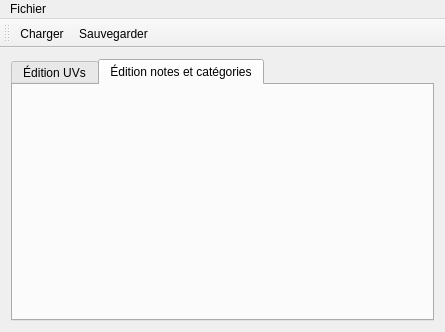
<?xml version="1.0" encoding="UTF-8"?>
<ui version="4.0">
 <class>MainWindow</class>
 <widget class="QMainWindow" name="MainWindow">
  <property name="geometry">
   <rect>
    <x>0</x>
    <y>0</y>
    <width>445</width>
    <height>332</height>
   </rect>
  </property>
  <property name="sizePolicy">
   <sizepolicy hsizetype="Preferred" vsizetype="Preferred">
    <horstretch>0</horstretch>
    <verstretch>0</verstretch>
   </sizepolicy>
  </property>
  <property name="windowTitle">
   <string>UTProfiler</string>
  </property>
  <property name="unifiedTitleAndToolBarOnMac">
   <bool>true</bool>
  </property>
  <widget class="QWidget" name="centralWidget">
   <layout class="QVBoxLayout" name="verticalLayout">
    <item>
     <widget class="QTabWidget" name="tabWidget">
      <property name="currentIndex">
       <number>1</number>
      </property>
      <widget class="UvDisplayWidget" name="uvDisplay">
       <attribute name="title">
        <string>Édition UVs</string>
       </attribute>
      </widget>
      <widget class="QWidget" name="splitWidget">
       <property name="maximumSize">
        <size>
         <width>16777215</width>
         <height>16777215</height>
        </size>
       </property>
       <attribute name="title">
        <string>Édition notes et catégories</string>
       </attribute>
       <layout class="QHBoxLayout" name="horizontalLayout_3">
        <item>
         <widget class="NoteDisplayWidget" name="noteDisplay" native="true"/>
        </item>
        <item>
         <widget class="CategorieDisplayWidget" name="categorieDisplay" native="true"/>
        </item>
       </layout>
      </widget>
     </widget>
    </item>
   </layout>
  </widget>
  <widget class="QMenuBar" name="menuBar">
   <property name="geometry">
    <rect>
     <x>0</x>
     <y>0</y>
     <width>445</width>
     <height>23</height>
    </rect>
   </property>
   <widget class="QMenu" name="menuFichier">
    <property name="title">
     <string>Fichier</string>
    </property>
    <addaction name="actionCharger_un_dossier"/>
    <addaction name="actionSauvegarder_le_dossier"/>
    <addaction name="separator"/>
    <addaction name="actionQuitter"/>
   </widget>
   <addaction name="menuFichier"/>
  </widget>
  <widget class="QToolBar" name="toolBar">
   <property name="windowTitle">
    <string>toolBar</string>
   </property>
   <attribute name="toolBarArea">
    <enum>TopToolBarArea</enum>
   </attribute>
   <attribute name="toolBarBreak">
    <bool>false</bool>
   </attribute>
   <addaction name="actionCharger"/>
   <addaction name="actionSauvegarder"/>
  </widget>
  <action name="actionCharger_un_dossier">
   <property name="icon">
    <iconset resource="../icons.qrc">
     <normaloff>:/new/icons/load.png</normaloff>:/new/icons/load.png</iconset>
   </property>
   <property name="text">
    <string>Charger une sauvegarde</string>
   </property>
  </action>
  <action name="actionSauvegarder_le_dossier">
   <property name="icon">
    <iconset resource="../icons.qrc">
     <normaloff>:/new/icons/save.png</normaloff>:/new/icons/save.png</iconset>
   </property>
   <property name="text">
    <string>Sauvegarder  les données</string>
   </property>
  </action>
  <action name="actionQuitter">
   <property name="icon">
    <iconset resource="../icons.qrc">
     <normaloff>:/new/icons/close.png</normaloff>:/new/icons/close.png</iconset>
   </property>
   <property name="text">
    <string>Quitter</string>
   </property>
  </action>
  <action name="actionSauvegarder">
   <property name="icon">
    <iconset resource="../icons.qrc">
     <normaloff>:/new/icons/save.png</normaloff>:/new/icons/save.png</iconset>
   </property>
   <property name="text">
    <string>Sauvegarder</string>
   </property>
   <property name="toolTip">
    <string>Sauvegarder</string>
   </property>
  </action>
  <action name="actionCharger">
   <property name="icon">
    <iconset resource="../icons.qrc">
     <normaloff>:/new/icons/load.png</normaloff>:/new/icons/load.png</iconset>
   </property>
   <property name="text">
    <string>Charger</string>
   </property>
   <property name="toolTip">
    <string>Charger</string>
   </property>
  </action>
 </widget>
 <layoutdefault spacing="6" margin="11"/>
 <customwidgets>
  <customwidget>
   <class>UvDisplayWidget</class>
   <extends>QWidget</extends>
   <header>qt/uvdisplaywidget.h</header>
   <container>1</container>
  </customwidget>
  <customwidget>
   <class>NoteDisplayWidget</class>
   <extends>QWidget</extends>
   <header>qt/notedisplaywidget.h</header>
   <container>1</container>
  </customwidget>
  <customwidget>
   <class>CategorieDisplayWidget</class>
   <extends>QWidget</extends>
   <header>qt/categoriedisplaywidget.h</header>
   <container>1</container>
  </customwidget>
 </customwidgets>
 <resources>
  <include location="../icons.qrc"/>
 </resources>
 <connections>
  <connection>
   <sender>actionQuitter</sender>
   <signal>triggered()</signal>
   <receiver>MainWindow</receiver>
   <slot>close()</slot>
   <hints>
    <hint type="sourcelabel">
     <x>-1</x>
     <y>-1</y>
    </hint>
    <hint type="destinationlabel">
     <x>222</x>
     <y>165</y>
    </hint>
   </hints>
  </connection>
  <connection>
   <sender>actionCharger_un_dossier</sender>
   <signal>triggered()</signal>
   <receiver>MainWindow</receiver>
   <slot>loadFile()</slot>
   <hints>
    <hint type="sourcelabel">
     <x>-1</x>
     <y>-1</y>
    </hint>
    <hint type="destinationlabel">
     <x>222</x>
     <y>165</y>
    </hint>
   </hints>
  </connection>
  <connection>
   <sender>actionSauvegarder_le_dossier</sender>
   <signal>triggered()</signal>
   <receiver>MainWindow</receiver>
   <slot>saveFile()</slot>
   <hints>
    <hint type="sourcelabel">
     <x>-1</x>
     <y>-1</y>
    </hint>
    <hint type="destinationlabel">
     <x>222</x>
     <y>165</y>
    </hint>
   </hints>
  </connection>
  <connection>
   <sender>actionSauvegarder</sender>
   <signal>triggered()</signal>
   <receiver>MainWindow</receiver>
   <slot>saveFile()</slot>
   <hints>
    <hint type="sourcelabel">
     <x>-1</x>
     <y>-1</y>
    </hint>
    <hint type="destinationlabel">
     <x>222</x>
     <y>165</y>
    </hint>
   </hints>
  </connection>
  <connection>
   <sender>actionCharger</sender>
   <signal>triggered()</signal>
   <receiver>MainWindow</receiver>
   <slot>loadFile()</slot>
   <hints>
    <hint type="sourcelabel">
     <x>-1</x>
     <y>-1</y>
    </hint>
    <hint type="destinationlabel">
     <x>222</x>
     <y>165</y>
    </hint>
   </hints>
  </connection>
 </connections>
 <slots>
  <slot>loadFile()</slot>
  <slot>saveFile()</slot>
 </slots>
</ui>
